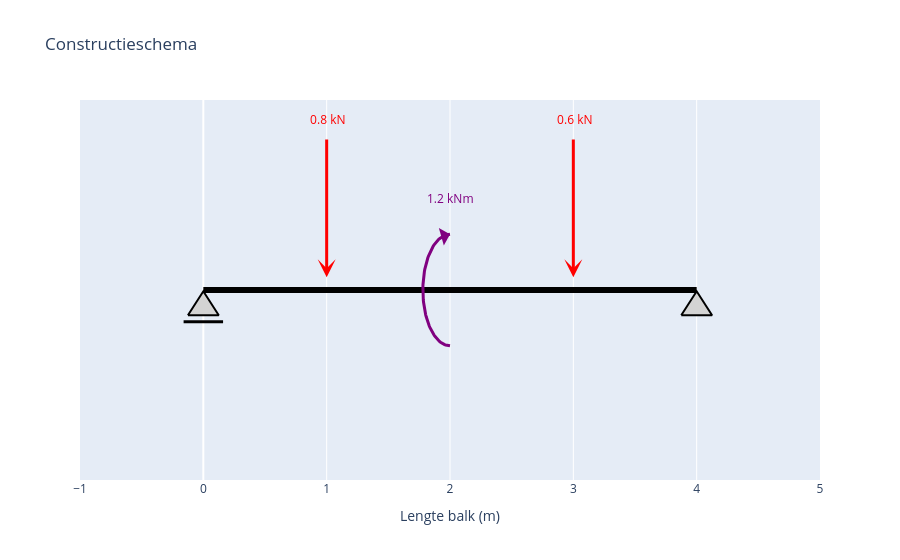

Here is the notebook cell this chart was saved with:
### Code cell
# --- toon de figuren ---
fig_schema = maak_constructieschema_plotly()
fig_schema.show()

### Figure 1 — Plotly figure (JSON) as saved in the notebook; plotly's stock layout.template omitted (floating-point values rounded to 4 significant figures)
{"data": [{"hoverinfo": "skip", "line": {"color": "black", "width": 6}, "mode": "lines", "type": "scatter", "x": [0, 4], "y": [0, 0]}, {"fill": "toself", "fillcolor": "lightgray", "hoverinfo": "skip", "line": {"color": "black", "width": 2}, "mode": "lines", "opacity": 1, "type": "scatter", "x": [-0.125, 0.125, 0, -0.125], "y": [-0.2, -0.2, -0.01, -0.2]}, {"hoverinfo": "skip", "line": {"color": "black", "width": 3}, "mode": "lines", "type": "scatter", "x": [-0.16, 0.16], "y": [-0.25, -0.25]}, {"fill": "toself", "fillcolor": "lightgray", "hoverinfo": "skip", "line": {"color": "black", "width": 2}, "mode": "lines", "opacity": 1, "type": "scatter", "x": [3.875, 4.125, 4, 3.875], "y": [-0.2, -0.2, -0.01, -0.2]}, {"hoverinfo": "skip", "line": {"color": "purple", "width": 3}, "mode": "lines", "type": "scatter", "x": [2, 1.991, 1.983, 1.974, 1.965, 1.957, 1.948, 1.94, 1.931, 1.923, 1.915, 1.907, 1.899, 1.891, 1.884, 1.876, 1.869, 1.862, 1.856, 1.849, 1.843, 1.837, 1.831, 1.826, 1.82, 1.816, 1.811, 1.807, 1.803, 1.799, 1.796, 1.792, 1.79, 1.787, 1.785, 1.784, 1.782, 1.781, 1.78, 1.78, 1.78, 1.78, 1.781, 1.782, 1.784, 1.785, 1.787, 1.79, 1.792, 1.796, 1.799, 1.803, 1.807, 1.811, 1.816, 1.82, 1.826, 1.831, 1.837, 1.843, 1.849, 1.856, 1.862, 1.869, 1.876, 1.884, 1.891, 1.899, 1.907, 1.915, 1.923, 1.931, 1.94, 1.948, 1.957, 1.965, 1.974, 1.983, 1.991, 2], "y": [-0.44, -0.4397, -0.4386, -0.4369, -0.4344, -0.4313, -0.4275, -0.4231, -0.4179, -0.4121, -0.4057, -0.3986, -0.3908, -0.3825, -0.3736, -0.364, -0.3539, -0.3432, -0.332, -0.3203, -0.308, -0.2953, -0.2821, -0.2684, -0.2544, -0.2399, -0.225, -0.2098, -0.1943, -0.1784, -0.1623, -0.1459, -0.1293, -0.1125, -0.09547, -0.07832, -0.06104, -0.04367, -0.02623, -0.008748, 0.008748, 0.02623, 0.04367, 0.06104, 0.07832, 0.09547, 0.1125, 0.1293, 0.1459, 0.1623, 0.1784, 0.1943, 0.2098, 0.225, 0.2399, 0.2544, 0.2684, 0.2821, 0.2953, 0.308, 0.3203, 0.332, 0.3432, 0.3539, 0.364, 0.3736, 0.3825, 0.3908, 0.3986, 0.4057, 0.4121, 0.4179, 0.4231, 0.4275, 0.4313, 0.4344, 0.4369, 0.4386, 0.4397, 0.44]}], "layout": {"annotations": [{"arrowcolor": "red", "arrowhead": 3, "arrowsize": 1, "arrowwidth": 3, "ax": 1, "axref": "x", "ay": 1.2, "ayref": "y", "showarrow": true, "text": "", "x": 1, "xref": "x", "y": 0.1, "yref": "y"}, {"font": {"color": "red"}, "showarrow": false, "text": " 0.8 kN", "x": 1, "y": 1.35}, {"arrowcolor": "red", "arrowhead": 3, "arrowsize": 1, "arrowwidth": 3, "ax": 3, "axref": "x", "ay": 1.2, "ayref": "y", "showarrow": true, "text": "", "x": 3, "xref": "x", "y": 0.1, "yref": "y"}, {"font": {"color": "red"}, "showarrow": false, "text": " 0.6 kN", "x": 3, "y": 1.35}, {"arrowcolor": "purple", "arrowhead": 1, "arrowsize": 1, "arrowwidth": 3, "ax": 1.94, "axref": "x", "ay": 0.4231, "ayref": "y", "showarrow": true, "text": "", "x": 2, "xref": "x", "y": 0.44, "yref": "y"}, {"font": {"color": "purple"}, "showarrow": false, "text": "1.2 kNm", "x": 2, "y": 0.72}], "autosize": true, "showlegend": false, "title": {"text": "Constructieschema"}, "xaxis": {"autorange": false, "dtick": 1, "range": [-1, 5], "title": {"text": "Lengte balk (m)"}, "type": "linear"}, "yaxis": {"autorange": false, "range": [-1.5, 1.5], "showgrid": false, "showticklabels": false, "title": {}, "type": "linear", "zeroline": false}}}
